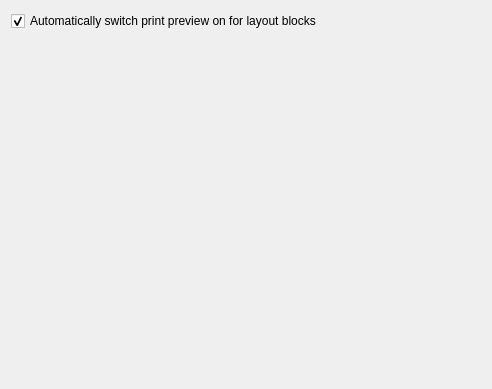
<?xml version="1.0" encoding="UTF-8"?>
<ui version="4.0">
 <class>PrintPreview</class>
 <widget class="QWidget" name="PrintPreview">
  <property name="geometry">
   <rect>
    <x>0</x>
    <y>0</y>
    <width>492</width>
    <height>389</height>
   </rect>
  </property>
  <layout class="QVBoxLayout" name="verticalLayout">
   <item>
    <widget class="QCheckBox" name="AutoPrintPreview">
     <property name="text">
      <string>Automatically switch print preview on for layout blocks</string>
     </property>
     <property name="checked">
      <bool>true</bool>
     </property>
    </widget>
   </item>
   <item>
    <spacer name="verticalSpacer">
     <property name="orientation">
      <enum>Qt::Vertical</enum>
     </property>
     <property name="sizeHint" stdset="0">
      <size>
       <width>20</width>
       <height>244</height>
      </size>
     </property>
    </spacer>
   </item>
  </layout>
 </widget>
 <resources/>
 <connections/>
</ui>
